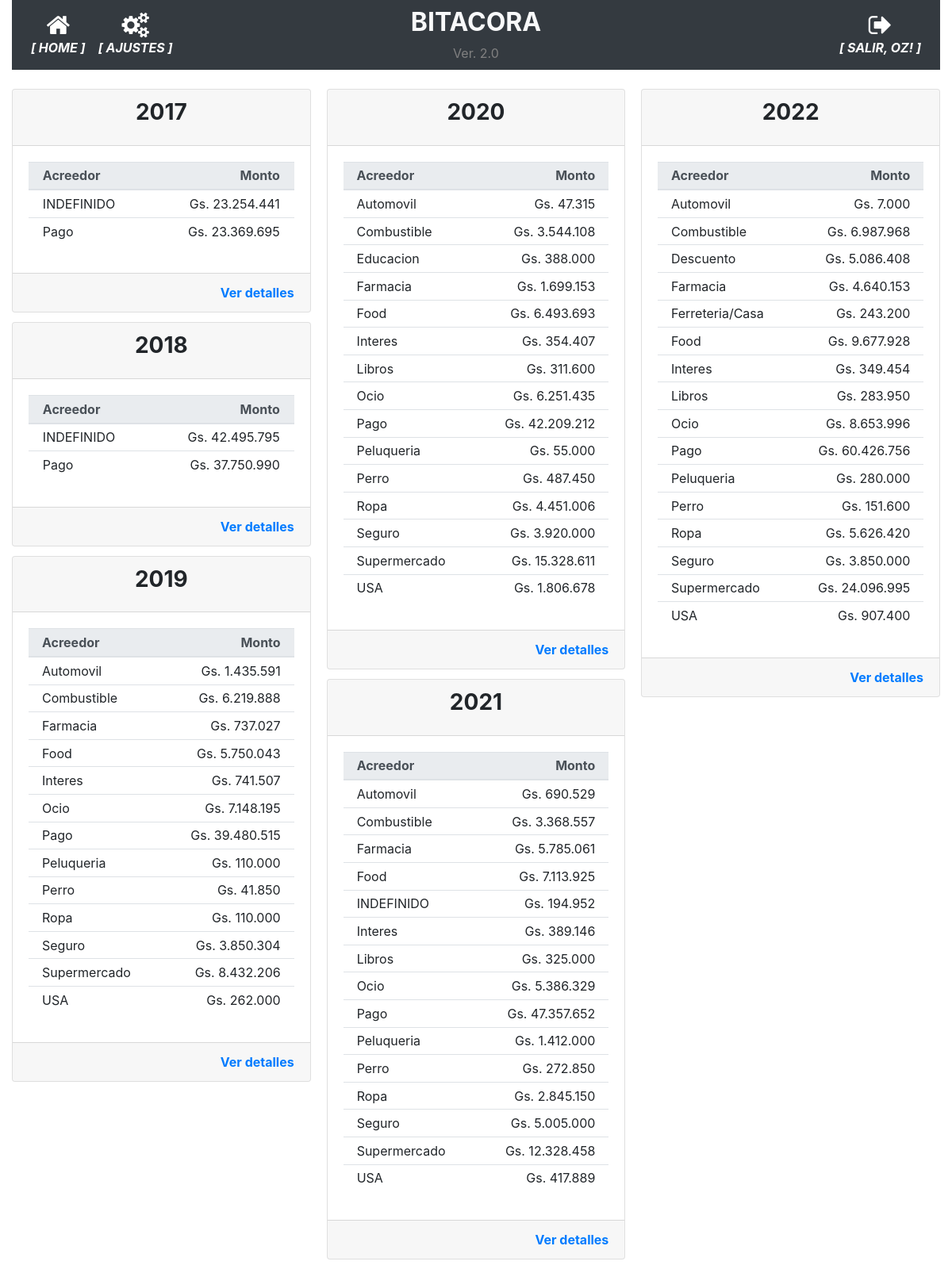
/historial_operacion (signed in), run on the app's committed database.
### app/models.py (models this page shows, shortened)
class User(UserMixin, db.Model):
    id = db.Column(db.Integer, primary_key=True)
    username = db.Column(db.String(64), index=True, unique=True)
    email = db.Column(db.String(120), index=True, unique=True)
    password_hash = db.Column(db.String(128))
    perfil = db.Column(db.String(128))

class TiposMovimiento(db.Model):
    __tablename__='tipos_movimiento'
    id = db.Column(db.Integer, primary_key=True)
    tipo = db.Column(db.String(100), nullable=False)

### app/routes.py (the view)
@app.route('/historial_operacion', methods=['GET', 'POST'])
@login_required
def historial_operacion():
    operaciones = db.session.query(func.strftime("%Y", Movimientos.fecha_operacion).label('fecha'), TiposMovimiento.tipo.label('acreedor'), func.sum(Movimientos.monto_operacion).label('total')).join(TiposMovimiento).group_by(func.strftime("%Y", Movimientos.fecha_operacion), TiposMovimiento.tipo).all()
    return render_template('historial_operaciones.html', gastos=operaciones)#, anno=anno, movimientos_anno=movimientos_anno, movimientos_anno_especifico=movimientos_anno_especifico, movimientos_mes_especifico=movimientos_mes_especifico, movimientos_mes_detalle=movimientos_mes_detalle)

### app/models.py (called while the page is built)
@login.user_loader
def load_user(id):
    return User.query.get(int(id))

### app/templates/historial_operaciones.html
{% extends "base.html" %}
{% block main %}
<div class="card-columns">
    {% for fecha, detalle_gasto in gastos | groupby('fecha') %}
    <div class="card card-responsive">
        <div class="card-header">
            <h3 class="card-title text-center"><strong>{{ fecha }}</strong></h3>
        </div>
        <div class="card-body">
            <table class="table table-sm">
                <thead class="thead-light">
                    <th></th>
                    <th>Acreedor</th>
                    <th class="card-text text-right">Monto</th>
                    <th></th>
                </thead>
                <tbody>
                    {% for gasto in detalle_gasto %}
                    <tr>
                        <td></td>
                        <td>{{gasto.acreedor}}</td>
                        <td class="card-text text-right">{{ "Gs. {:,.0f}".format(gasto.total).replace(",", ".") }}</td>
                        <td></td>
                    </tr>
                    {% endfor %}
                </tbody>
            </table>
        </div>
        <div class="card-footer text-muted text-right">
            <a href="{{ url_for('movimientos_mes', mes=fecha) }}" class="card-link"><strong>Ver detalles</strong></a>
        </div>
    </div>
    {% endfor %}
</div>
{% endblock %}

### app/templates/base.html (shortened to what this page needs)
<!doctype html>
<html lang="en">
  <head>
    <link rel="stylesheet" href="https://stackpath.bootstrapcdn.com/bootstrap/4.5.0/css/bootstrap.min.css">
    <link rel="stylesheet" href="https://maxcdn.bootstrapcdn.com/font-awesome/4.4.0/css/font-awesome.min.css">
  </head>
  <body>
    <div class="container-fluid">
      <nav class="navbar navbar-expand-md navbar-dark bg-dark">
        <div class="navbar-collapse collapse w-100 order-1 order-md-0 dual-collapse2">
            <ul class="navbar-nav mr-auto text-center">
              <li class="nav-item active">
                <a href="{{ url_for('index') }}" class="nav-link d-flex flex-column">
                <i class="fa fa-home fa-2x"></i>
                <span class="d-none d-sm-inline"><i><strong>[ HOME ]</strong></i></span></a>
              </li>
              <li class="nav-item active">
                <a href="{{ url_for('parametrico') }}" class="nav-link d-flex flex-column">
                <i class="fa fa-cogs fa-2x"></i>
                <span class="d-none d-sm-inline"><i><strong>[ AJUSTES ]</strong></i></span></a>
              </li>
            </ul>
        </div>
        <div class="mx-auto order-0 text-center">
            <h2 class="mx-auto text-light"><strong>BITACORA</strong></h2>
            <span style="color: grey">Ver. 2.0</span>
        </div>
        <div class="navbar-collapse collapse w-100 order-3 dual-collapse2">
            <ul class="navbar-nav ml-auto text-center">
              <li class="nav-item active">
                {% if current_user.is_anonymous %}
                  <a href="{{ url_for('logout') }}" class="nav-link d-flex flex-column">
                  <i class="fa fa-sign-in fa-2x"></i>
                  <span class="d-none d-sm-inline"><i><strong>[ ACCEDER ]</strong></i></span></a>
                {% else %}
                  <a href="{{ url_for('logout') }}" class="nav-link d-flex flex-column">
                  <i class="fa fa-sign-out fa-2x"></i>
                  <span class="d-none d-sm-inline"><i><strong>[ SALIR, {{ current_user.username | upper }}! ]</strong></i></span></a>
                {% endif %}
              </li>
            </ul>
        </div>
    </nav>
    <br>
      <div>
        {% block main %}{% endblock %}
      </div>
    </div>
  </body>
</html>

### data on the page
User: username "OZ"
TiposMovimiento: acreedor "INDEFINIDO", total "Gs. 23.254.441", total "Gs. 42.495.795", total "Gs. 194.952"
TiposMovimiento: acreedor "Pago", total "Gs. 23.369.695", total "Gs. 37.750.990", total "Gs. 39.480.515", total "Gs. 42.209.212", total "Gs. 47.357.652", total "Gs. 60.426.756"
TiposMovimiento: acreedor "Automovil", total "Gs. 1.435.591", total "Gs. 47.315", total "Gs. 690.529", total "Gs. 7.000"
TiposMovimiento: acreedor "Combustible", total "Gs. 6.219.888", total "Gs. 3.544.108", total "Gs. 3.368.557", total "Gs. 6.987.968"
TiposMovimiento: acreedor "Farmacia", total "Gs. 737.027", total "Gs. 1.699.153", total "Gs. 5.785.061", total "Gs. 4.640.153"
TiposMovimiento: acreedor "Food", total "Gs. 5.750.043", total "Gs. 6.493.693", total "Gs. 7.113.925", total "Gs. 9.677.928"
TiposMovimiento: acreedor "Interes", total "Gs. 741.507", total "Gs. 354.407", total "Gs. 389.146", total "Gs. 349.454"
TiposMovimiento: acreedor "Ocio", total "Gs. 7.148.195", total "Gs. 6.251.435", total "Gs. 5.386.329", total "Gs. 8.653.996"
TiposMovimiento: acreedor "Peluqueria", total "Gs. 110.000", total "Gs. 55.000", total "Gs. 1.412.000", total "Gs. 280.000"
TiposMovimiento: acreedor "Perro", total "Gs. 41.850", total "Gs. 487.450", total "Gs. 272.850", total "Gs. 151.600"
TiposMovimiento: acreedor "Ropa", total "Gs. 110.000", total "Gs. 4.451.006", total "Gs. 2.845.150", total "Gs. 5.626.420"
TiposMovimiento: acreedor "Seguro", total "Gs. 3.850.304", total "Gs. 3.920.000", total "Gs. 5.005.000", total "Gs. 3.850.000"
TiposMovimiento: acreedor "Supermercado", total "Gs. 8.432.206", total "Gs. 15.328.611", total "Gs. 12.328.458", total "Gs. 24.096.995"
TiposMovimiento: acreedor "USA", total "Gs. 262.000", total "Gs. 1.806.678", total "Gs. 417.889", total "Gs. 907.400"
TiposMovimiento: acreedor "Educacion", total "Gs. 388.000"
TiposMovimiento: acreedor "Libros", total "Gs. 311.600", total "Gs. 325.000", total "Gs. 283.950"
TiposMovimiento: acreedor "Descuento", total "Gs. 5.086.408"
TiposMovimiento: acreedor "Ferreteria/Casa", total "Gs. 243.200"

### other printed values
{{ fecha }} "2017" "2018" "2019" "2020" "2021" "2022"
